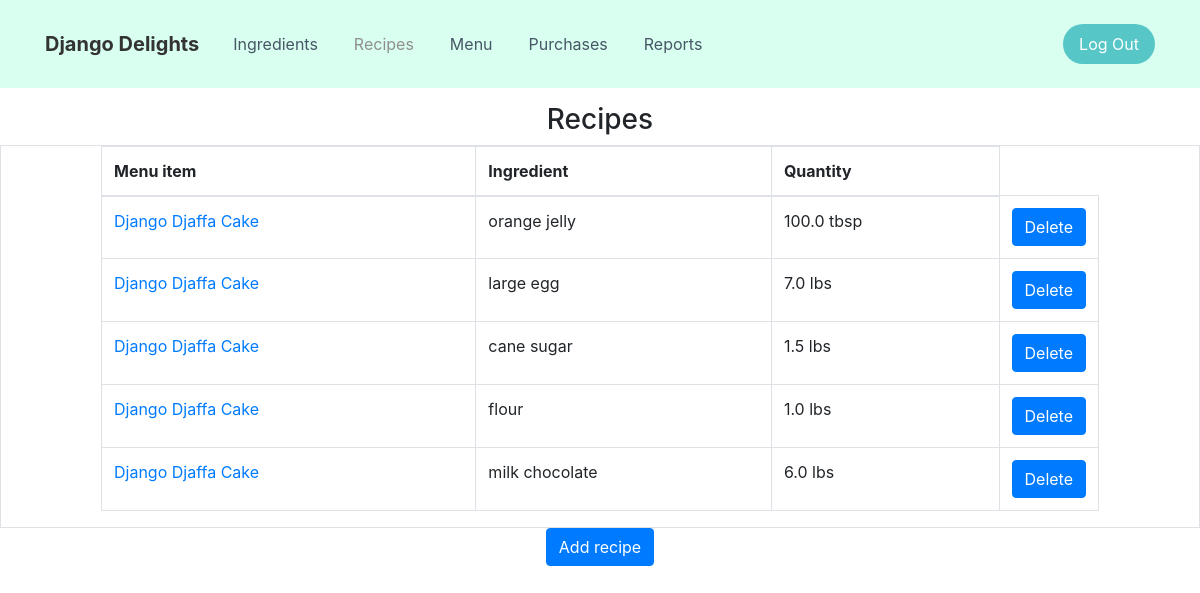
The app's page /recipes/ (signed in), older data.
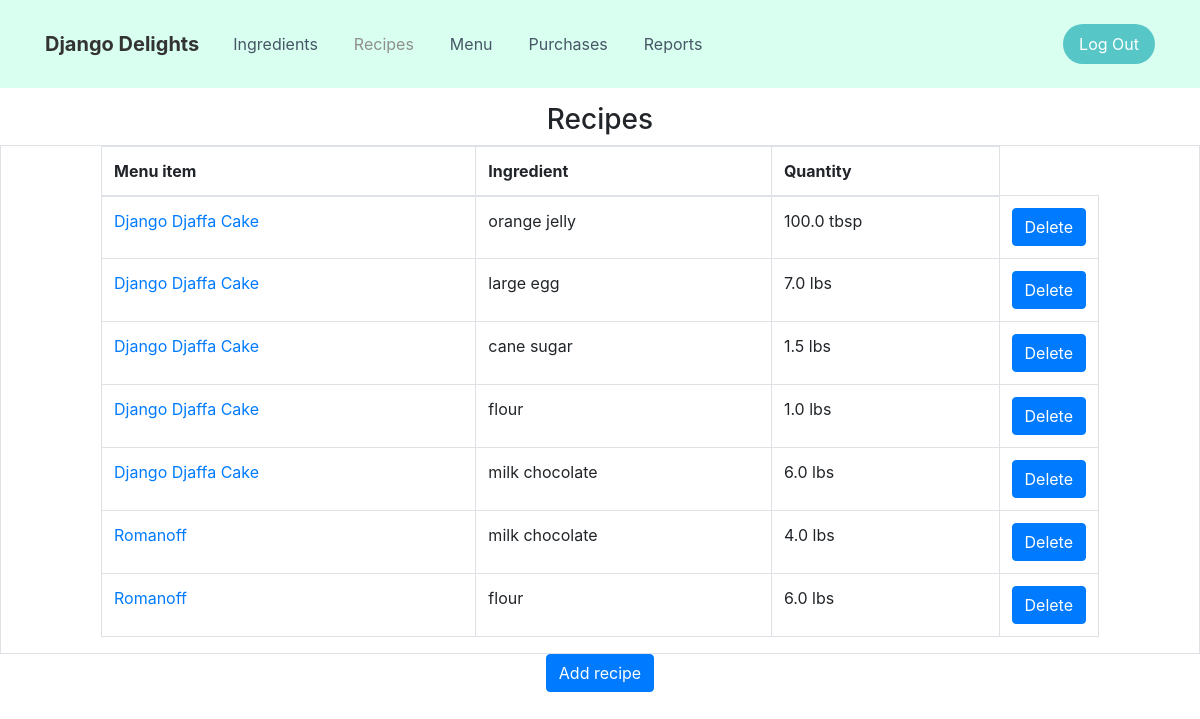
The same page, newer data.
### inventory/models.py (models this page shows, shortened)
class RecipeRequirement(models.Model):
    menu_item = models.ForeignKey(MenuItem, on_delete=models.CASCADE)
    ingredient = models.ForeignKey(Ingredient, on_delete=models.CASCADE)
    quantity = models.FloatField(default=0)

class MenuItem(models.Model):
    name = models.CharField(max_length=100)
    price = models.FloatField(default=0)

class Ingredient(models.Model):
    name = models.CharField(max_length=100)
    quantity = models.FloatField(default=0)
    unit = models.CharField(max_length=100)
    unit_price = models.FloatField(default=0)

### inventory/views.py (the view)
# urls.py: path('recipes/', views.RecipeView.as_view(), name='recipes'),
class RecipeView(LoginRequiredMixin, ListView):
    template_name = 'inventory/recipes.html'
    model = RecipeRequirement

### inventory/templates/inventory/recipes.html (shortened to what this page needs)
{%extends 'base.html'%}
{%load static%}
{% block recipes %} active {% endblock %}
{%block content%}
    <div>
        <div class="container">
            <div class="row">
                <div class="col-md-12">
                    <h3 class="text-center" style="margin-top: 15px;">Recipes</h3>
                </div>
            </div>
        </div>
    </div>
    <div class="table-responsive table-bordered" style="padding-right: 100px;padding-left: 100px;">
        <table class="table">
            <thead>
                <tr>
                    <th>Menu item</th>
                    <th>Ingredient</th>
                    <th>Quantity</th>
                </tr>
            </thead>
            <tbody>
                  {% for recipe in reciperequirement_list %}
                  <tr>
                      <td><a href="{% url 'update_recipe' recipe.pk%}">{{ recipe.menu_item.name }}</a></td>
                      <td>{{ recipe.ingredient.name }}</td>
                      <td>{{ recipe.quantity }} {{ recipe.ingredient.unit }}</td>
                      <td style="width: 98px;"><a class="btn btn-primary" type="button" href="{% url 'delete_recipe' recipe.pk%}">Delete</a></td>
                  </tr>
                  {% endfor %}
            </tbody>
        </table>
    </div>
    <div class="row">
        <div class="col-lg-3 col-xl-4 offset-lg-4 d-lg-flex justify-content-lg-center"><a class="btn btn-primary" type="button" href="{%url 'add_recipe'%}">Add recipe</a></div>
    </div>
{%endblock%}

Row changes from the older to the newer data that the page shows:
added RecipeRequirement: menu_item.name "Romanoff", ingredient.name "milk chocolate", quantity "4.0", ingredient.unit "lbs"
added RecipeRequirement: menu_item.name "Romanoff", ingredient.name "flour", quantity "6.0", ingredient.unit "lbs"
